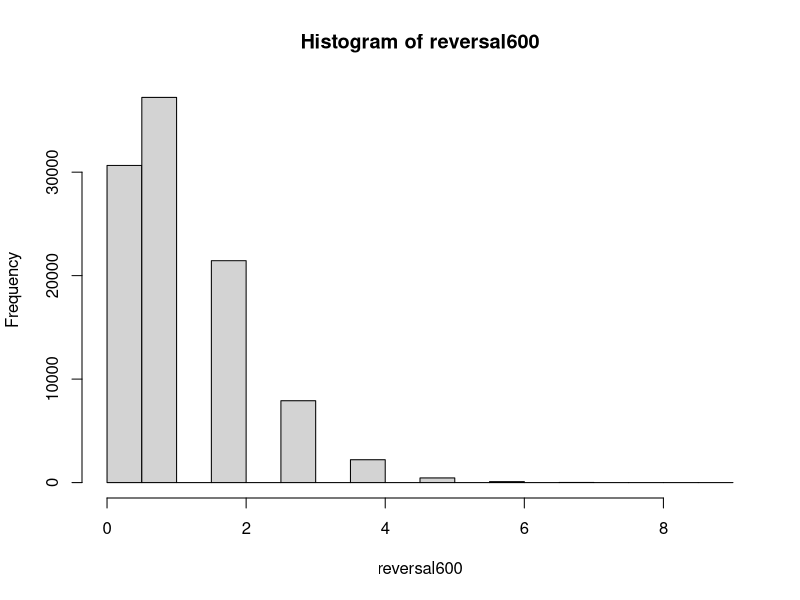

The R source for this figure: (Note: this script raises an error after producing the figure.)
library(MASS)
reversal600 = NULL
for(i in 1:100000){
  count = 0
  reversals = 0
  trial = runif(600)
  trials = ifelse(trial > 0.5, 1, 0)
  for(j in 1:600){
    if(trials[j]  == 1){
      count = count +1
      if (count == 8){
        reversals = reversals + 1
      }
    } else{
      count = 0
    }

  }
  reversal600 = c(reversal600, reversals)
}
hist(reversal600)
mean(reversal400)
sd(reversal)
hist(reversal)
nb <- fitdistr(reversals, "negative binomial")
pois <- fitdistr(reversal, "poisson")

print(pois)

nb.density <- length(reversal)*dnbinom(size=nb$estimate["size"],mu=nb$estimate["mu"])
reversals600 <- table(reversal600)



reversals600=as.data.frame(reversals00) %>%
  mutate(FreqRatio = Freq/100000)
plot <- ggplot(reversals200, aes(x = reversal200, y = FreqRatio))+
  geom_col()
plot

1-exp(-0.77)-(exp(-0.77)*(1^0.77))
